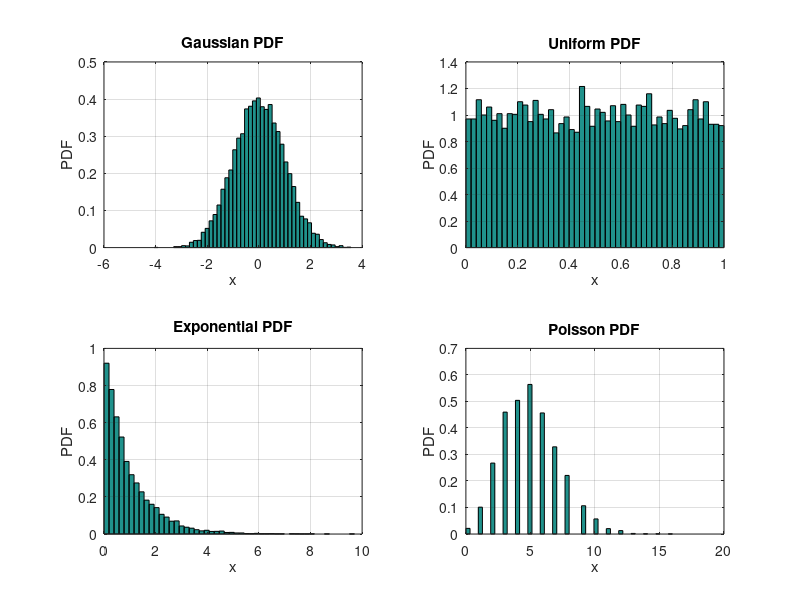

Here is the MATLAB script that generated this plot:
clc;
clear;
close all;
pkg load statistics

N = 10000;  % number of samples

% ----- Generate Random Processes -----
x_gauss   = randn(N,1);                  % Gaussian: mean 0, var 1
x_uniform = rand(N,1);                   % Uniform: [0,1]
lambda_exp = 1;
x_exp     = exprnd(1/lambda_exp, N,1);   % Exponential: mean=1
lambda_pois = 5;
x_pois    = poissrnd(lambda_pois, N,1);  % Poisson: mean=5

processes = {x_gauss, x_uniform, x_exp, x_pois};
names = {'Gaussian','Uniform','Exponential','Poisson'};

figure('Name','Random Processes: PDFs Only','NumberTitle','off');

for i = 1:4
    x = processes{i};
    subplot(2,2,i);  % 2x2 grid for 4 PDFs
    nbins = 50;
    [counts, bin_edges] = hist(x, nbins);
    bin_width = bin_edges(2) - bin_edges(1);
    pdf_vals = counts / (sum(counts) * bin_width); % normalize to PDF
    bar(bin_edges, pdf_vals, 'hist');
    xlabel('x'); ylabel('PDF'); title([names{i} ' PDF']);
    grid on;
end
